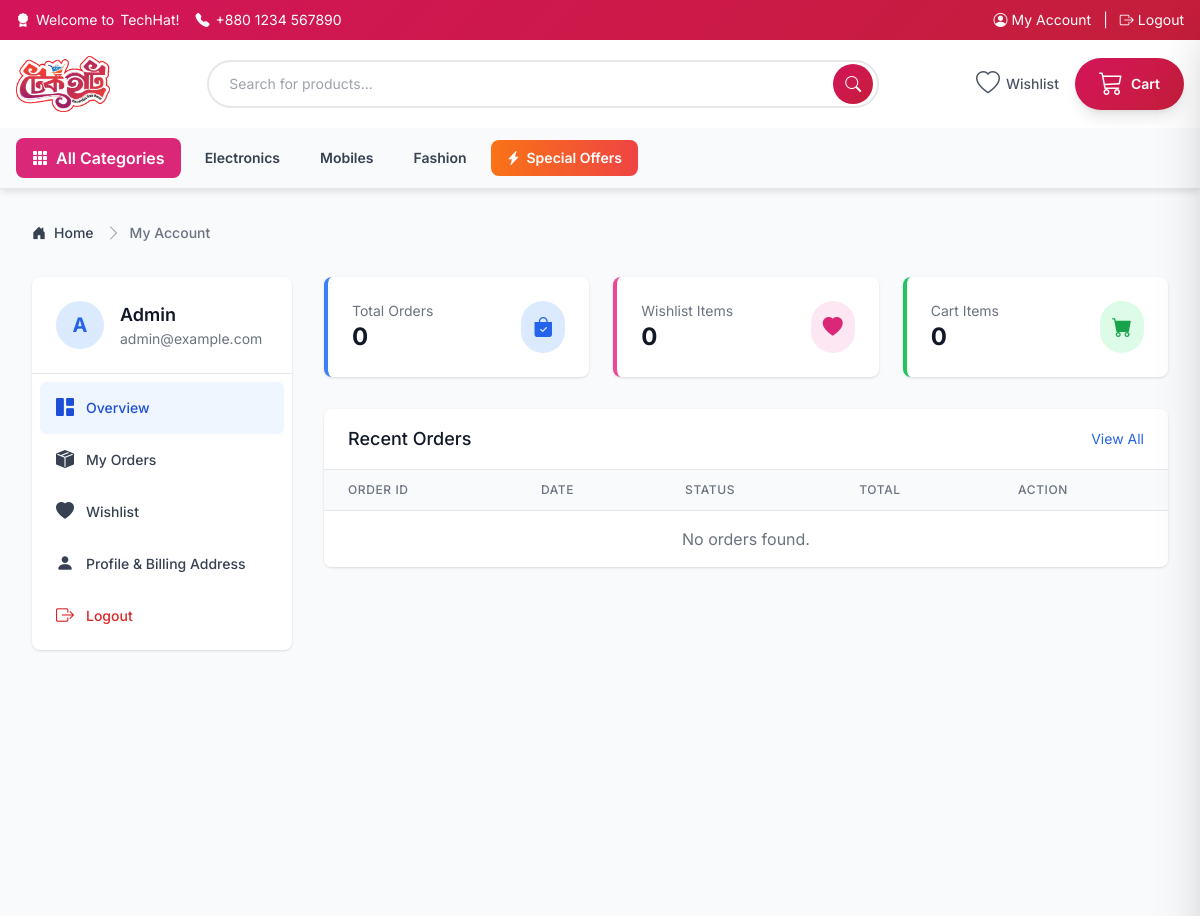
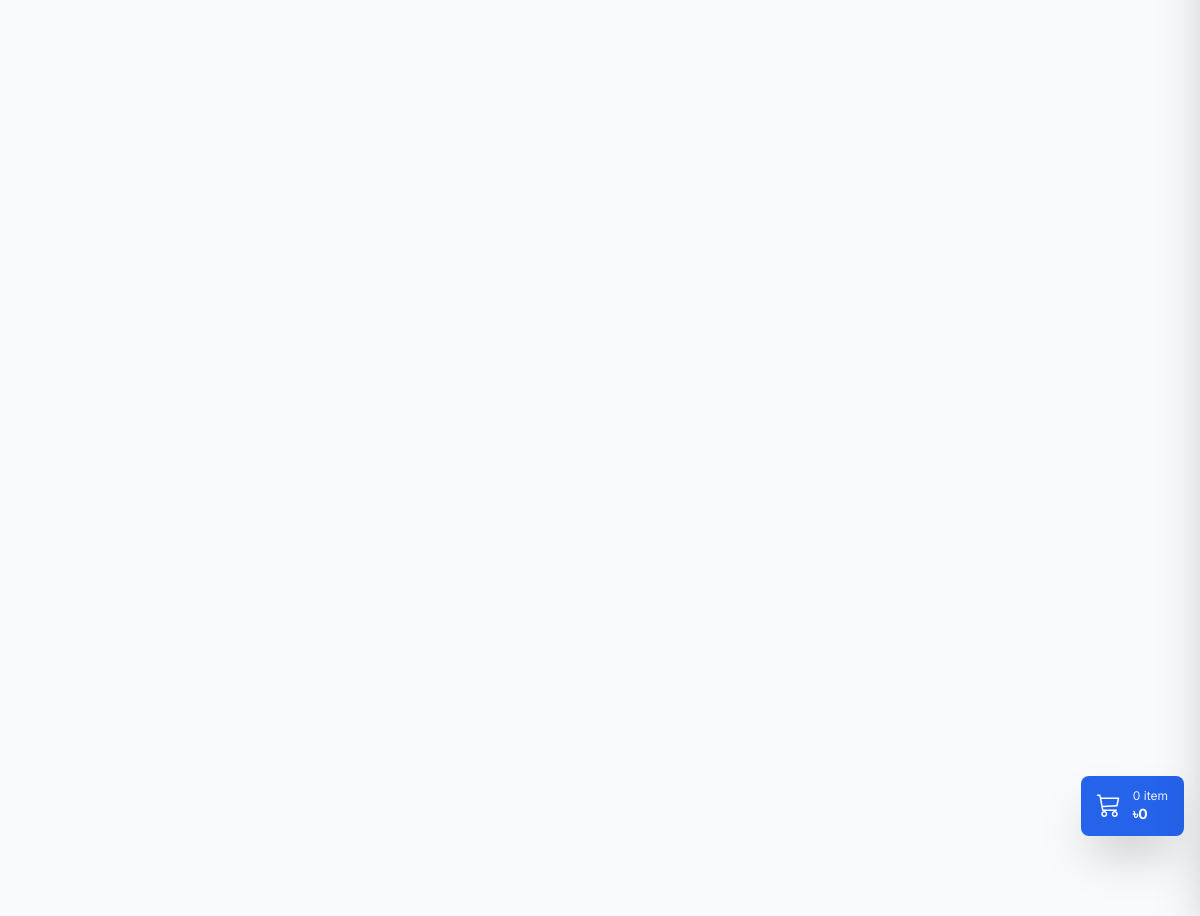
/dashboard.php (signed in), run on the app's committed database (2 pictures, top to bottom).
### tables this page shows
CREATE TABLE IF NOT EXISTS categories (
    id INT UNSIGNED AUTO_INCREMENT PRIMARY KEY,
    parent_id INT UNSIGNED NULL,
    name VARCHAR(150) NOT NULL,
    slug VARCHAR(180) NOT NULL UNIQUE,
    description TEXT,
    image VARCHAR(255),
    created_at DATETIME NOT NULL DEFAULT CURRENT_TIMESTAMP,
    updated_at DATETIME NOT NULL DEFAULT CURRENT_TIMESTAMP ON UPDATE CURRENT_TIMESTAMP,
    CONSTRAINT fk_categories_parent FOREIGN KEY (parent_id) REFERENCES categories(id) ON DELETE SET NULL,
    INDEX idx_categories_parent (parent_id)
);

CREATE TABLE IF NOT EXISTS users (
    id INT UNSIGNED AUTO_INCREMENT PRIMARY KEY,
    name VARCHAR(120) NOT NULL,
    email VARCHAR(190) NOT NULL UNIQUE,
    password VARCHAR(255) NOT NULL,
    phone VARCHAR(30),
    role ENUM('admin','user') NOT NULL DEFAULT 'user',
    status TINYINT(1) NOT NULL DEFAULT 1,
    image VARCHAR(255),
    created_at DATETIME NOT NULL DEFAULT CURRENT_TIMESTAMP,
    updated_at DATETIME NOT NULL DEFAULT CURRENT_TIMESTAMP ON UPDATE CURRENT_TIMESTAMP,
    INDEX idx_users_role (role)
);

### dashboard.php (the view, shortened to what this page needs)
<?php
require_once 'core/db.php';
$userId = current_user_id();
$stmt = $pdo->prepare("SELECT * FROM users WHERE id = ?");
$stmt->execute([$userId]);
$user = $stmt->fetch();
$stmtOrders = $pdo->prepare("SELECT * FROM orders WHERE user_id = ? ORDER BY created_at DESC");
$stmtOrders->execute([$userId]);
$orders = $stmtOrders->fetchAll();
$wishlist = [];
try {
    $stmtWishlist = $pdo->prepare("
        SELECT w.*, p.title, p.slug, p.id as product_id,
        (SELECT image_path FROM product_images WHERE product_id = p.id LIMIT 1) as thumb,
        (SELECT MIN(price) FROM product_variants WHERE product_id = p.id) as price
        FROM wishlist w
        JOIN products p ON w.product_id = p.id
        WHERE w.user_id = ?
    ");
    $stmtWishlist->execute([$userId]);
    $wishlist = $stmtWishlist->fetchAll();
} catch (Exception $e) {
}
$view = $_GET['view'] ?? 'overview';
require_once 'includes/header.php';
?>
<div class="bg-gray-50 min-h-screen py-8">
    <div class="max-w-7xl mx-auto px-4 sm:px-6 lg:px-8">
        <nav class="flex mb-8" aria-label="Breadcrumb">
            <ol class="inline-flex items-center space-x-1 md:space-x-3">
                <li class="inline-flex items-center">
                    <a href="index.php" class="inline-flex items-center text-sm font-medium text-gray-700 hover:text-blue-600">
                        <i class="bi bi-house-door-fill mr-2"></i>
                        Home
                    </a>
                </li>
                <li>
                    <div class="flex items-center">
                        <i class="bi bi-chevron-right text-gray-400"></i>
                        <span class="ml-1 text-sm font-medium text-gray-500 md:ml-2">My Account</span>
                    </div>
                </li>
            </ol>
        </nav>
        <div class="grid grid-cols-1 lg:grid-cols-4 gap-8">
            <div class="lg:col-span-1">
                <div class="bg-white shadow rounded-lg overflow-hidden">
                    <div class="p-6 border-b border-gray-200">
                        <div class="flex items-center gap-4">
                            <div class="h-12 w-12 rounded-full bg-blue-100 flex items-center justify-center text-blue-600 text-xl font-bold">
                                <?php echo strtoupper(substr($user['name'], 0, 1)); ?>
                            </div>
                            <div>
                                <h2 class="text-lg font-semibold text-gray-900"><?php echo htmlspecialchars($user['name']); ?></h2>
                                <p class="text-sm text-gray-500"><?php echo htmlspecialchars($user['email']); ?></p>
                            </div>
                        </div>
                    </div>
                    <nav class="p-2">
                        <a href="?view=overview" class="flex items-center px-4 py-3 text-sm font-medium rounded-md <?php echo $view === 'overview' ? 'bg-blue-50 text-blue-700' : 'text-gray-700 hover:bg-gray-50'; ?>">
                            <i class="bi bi-grid-1x2-fill mr-3 text-lg"></i>
                            Overview
                        </a>
                        <a href="?view=orders" class="flex items-center px-4 py-3 text-sm font-medium rounded-md <?php echo $view === 'orders' ? 'bg-blue-50 text-blue-700' : 'text-gray-700 hover:bg-gray-50'; ?>">
                            <i class="bi bi-box-seam-fill mr-3 text-lg"></i>
                            My Orders
                        </a>
                        <a href="?view=wishlist" class="flex items-center px-4 py-3 text-sm font-medium rounded-md <?php echo $view === 'wishlist' ? 'bg-blue-50 text-blue-700' : 'text-gray-700 hover:bg-gray-50'; ?>">
                            <i class="bi bi-heart-fill mr-3 text-lg"></i>
                            Wishlist
                        </a>
                        <a href="?view=profile" class="flex items-center px-4 py-3 text-sm font-medium rounded-md <?php echo $view === 'profile' ? 'bg-blue-50 text-blue-700' : 'text-gray-700 hover:bg-gray-50'; ?>">
                            <i class="bi bi-person-fill mr-3 text-lg"></i>
                            Profile & Billing Address
                        </a>
                        <a href="logout.php" class="flex items-center px-4 py-3 text-sm font-medium rounded-md text-red-600 hover:bg-red-50">
                            <i class="bi bi-box-arrow-right mr-3 text-lg"></i>
                            Logout
                        </a>
                    </nav>
                </div>
            </div>
            <div class="lg:col-span-3">
                <?php if ($view === 'overview'): ?>
                    <div class="grid grid-cols-1 md:grid-cols-3 gap-6 mb-8">
                        <div class="bg-white p-6 rounded-lg shadow border-l-4 border-blue-500">
                            <div class="flex items-center justify-between">
                                <div>
                                    <p class="text-sm text-gray-500">Total Orders</p>
                                    <p class="text-2xl font-bold text-gray-900"><?php echo count($orders); ?></p>
                                </div>
                                <div class="p-3 bg-blue-100 rounded-full text-blue-600">
                                    <i class="bi bi-bag-check-fill text-xl"></i>
                                </div>
                            </div>
                        </div>
                        <div class="bg-white p-6 rounded-lg shadow border-l-4 border-pink-500">
                            <div class="flex items-center justify-between">
                                <div>
                                    <p class="text-sm text-gray-500">Wishlist Items</p>
                                    <p class="text-2xl font-bold text-gray-900"><?php echo count($wishlist); ?></p>
                                </div>
                                <div class="p-3 bg-pink-100 rounded-full text-pink-600">
                                    <i class="bi bi-heart-fill text-xl"></i>
                                </div>
                            </div>
                        </div>
                        <div class="bg-white p-6 rounded-lg shadow border-l-4 border-green-500">
                            <div class="flex items-center justify-between">
                                <div>
                                    <p class="text-sm text-gray-500">Cart Items</p>
                                    <p class="text-2xl font-bold text-gray-900"><?php echo isset($_SESSION['cart']) ? array_sum($_SESSION['cart']) : 0; ?></p>
                                </div>
                                <div class="p-3 bg-green-100 rounded-full text-green-600">
                                    <i class="bi bi-cart-fill text-xl"></i>
                                </div>
                            </div>
                        </div>
                    </div>
                    <div class="bg-white shadow rounded-lg overflow-hidden">
                        <div class="px-6 py-4 border-b border-gray-200 flex justify-between items-center">
                            <h3 class="text-lg font-medium text-gray-900">Recent Orders</h3>
                            <a href="?view=orders" class="text-sm text-blue-600 hover:text-blue-800">View All</a>
                        </div>
                        <div class="overflow-x-auto">
                            <table class="min-w-full divide-y divide-gray-200">
                                <thead class="bg-gray-50">
                                    <tr>
                                        <th class="px-6 py-3 text-left text-xs font-medium text-gray-500 uppercase tracking-wider">Order ID</th>
                                        <th class="px-6 py-3 text-left text-xs font-medium text-gray-500 uppercase tracking-wider">Date</th>
                                        <th class="px-6 py-3 text-left text-xs font-medium text-gray-500 uppercase tracking-wider">Status</th>
                                        <th class="px-6 py-3 text-left text-xs font-medium text-gray-500 uppercase tracking-wider">Total</th>
                                        <th class="px-6 py-3 text-left text-xs font-medium text-gray-500 uppercase tracking-wider">Action</th>
                                    </tr>
                                </thead>
                                <tbody class="bg-white divide-y divide-gray-200">
                                    <?php if (empty($orders)): ?>
                                        <tr>
                                            <td colspan="5" class="px-6 py-4 text-center text-gray-500">No orders found.</td>
                                        </tr>
                                    <?php endif; ?>
                                </tbody>
                            </table>
                        </div>
                    </div>
                <?php endif; ?>
            </div>
        </div>
    </div>
</div>
</body>
</html>

### includes/header.php (shortened to what this page needs)
<?php
require_once __DIR__ . '/../core/db.php';
try {
    $stmtCatHeader = $pdo->query("SELECT * FROM categories LIMIT 10");
    $categoriesHeader = $stmtCatHeader->fetchAll();
} catch (Exception $e) { $categoriesHeader = []; }
try {
    $settingsStmt = $pdo->query("SELECT setting_key, setting_value FROM homepage_settings");
    $settingsData = $settingsStmt->fetchAll();
    $settings = [];
    foreach($settingsData as $row) {
        $settings[$row['setting_key']] = $row['setting_value'];
    }
} catch (Exception $e) { $settings = []; }
?>
<!DOCTYPE html>
<html lang="en">
<head>
    <script src="https://cdn.tailwindcss.com"></script>
    <link rel="stylesheet" href="https://cdn.jsdelivr.net/npm/bootstrap-icons@1.11.1/font/bootstrap-icons.css">
</head>
<body>
<div id="headerSpacer"></div>
<header id="mainHeader">
    <div id="topBar" class="accent-primary text-white py-2.5">
        <div class="max-w-7xl mx-auto px-4">
            <div class="flex flex-wrap items-center justify-between text-xs md:text-sm gap-2">
                <div class="flex items-center gap-4">
                    <span class="flex items-center gap-1.5">
                        <i class="bi bi-award-fill"></i>
                        <span class="hidden sm:inline">Welcome to</span> <?php echo htmlspecialchars($settings['site_name'] ?? 'TechHat'); ?>!
                    </span>
                    <span class="hidden md:flex items-center gap-1.5">
                        <i class="bi bi-telephone-fill"></i>
                        <?php echo htmlspecialchars($settings['footer_phone'] ?? '09678-300400'); ?>
                    </span>
                </div>
                <div class="flex items-center gap-3">
                    <?php if(isset($_SESSION['user_id'])): ?>
                        <a href="dashboard.php" class="hover:opacity-80 transition flex items-center gap-1">
                            <i class="bi bi-person-circle"></i> <span class="hidden sm:inline">My Account</span>
                        </a>
                        <span class="hidden sm:inline">|</span>
                        <a href="logout.php" class="hover:opacity-80 transition flex items-center gap-1">
                            <i class="bi bi-box-arrow-right"></i> <span class="hidden sm:inline">Logout</span>
                        </a>
                    <?php endif; ?>
                </div>
            </div>
        </div>
    </div>
    <div class="bg-white relative z-20">
        <div class="max-w-7xl mx-auto px-4 py-3 md:py-4">
            <div class="flex items-center justify-between gap-3 md:gap-4">
                <a href="index.php" class="flex-shrink-0">
                    <img src="assets/images/techhat.png"
                         alt="TechHat"
                         class="h-10 md:h-14 w-auto transition-transform hover:scale-105"
                         onerror="this.src='https://placehold.co/150x50?text=TechHat'">
                </a>
                <div class="hidden md:block flex-1 max-w-xl lg:max-w-2xl">
                    <form action="search.php" method="GET" class="relative">
                        <input type="text" name="search" placeholder="Search for products..."
                               class="w-full px-5 py-3 pr-14 rounded-full border-2 border-gray-200 focus:border-pink-500 focus:outline-none transition-all placeholder-gray-400 text-sm">
                        <button type="submit" class="absolute right-1.5 top-1/2 -translate-y-1/2 accent-primary text-white w-10 h-10 rounded-full hover:opacity-90 flex items-center justify-center">
                            <i class="bi bi-search"></i>
                        </button>
                    </form>
                </div>
                <div class="flex items-center gap-2 md:gap-4">
                    <a href="dashboard.php#wishlist" class="hidden sm:flex items-center gap-1.5 text-gray-600 hover:text-pink-600 group relative">
                        <i class="bi bi-heart text-2xl group-hover:scale-110 transition-transform"></i>
                        <span class="hidden lg:block text-sm font-medium">Wishlist</span>
                    </a>
                    <a href="cart.php" class="relative flex items-center gap-2 accent-primary text-white px-4 md:px-6 py-2 md:py-2.5 rounded-full hover:opacity-90 shadow-lg font-semibold">
                        <i class="bi bi-cart3 text-xl md:text-2xl"></i>
                        <span class="hidden md:inline text-sm">Cart</span>
                    </a>
                </div>
            </div>
        </div>
    </div>
    <div id="categoriesNav" class="bg-gray-50 border-b border-gray-200">
        <div class="max-w-7xl mx-auto px-4">
            <div class="flex items-center gap-2 overflow-x-auto py-2.5 scrollbar-hide">
                <a href="categories.php" class="flex-shrink-0 flex items-center gap-2 bg-pink-600 text-white px-4 py-2 rounded-lg font-semibold hover:bg-pink-700 transition-all">
                    <i class="bi bi-grid-3x3-gap-fill"></i>
                    <span class="hidden sm:inline">All Categories</span>
                </a>
                <?php foreach($categoriesHeader as $c): ?>
                <a href="category.php?id=<?php echo $c['id']; ?>" class="flex-shrink-0 px-4 py-2 rounded-lg text-sm font-semibold whitespace-nowrap text-gray-700 hover:bg-pink-600 hover:text-white transition-all">
                    <?php echo htmlspecialchars($c['name']); ?>
                </a>
                <?php endforeach; ?>
                <a href="category.php?offers=1" class="flex-shrink-0 flex items-center gap-1.5 px-4 py-2 rounded-lg text-sm font-semibold whitespace-nowrap bg-gradient-to-r from-orange-500 to-red-500 text-white hover:shadow-lg transition-all">
                    <i class="bi bi-lightning-charge-fill"></i> Special Offers
                </a>
            </div>
        </div>
    </div>
</header>
<?php
if (file_exists(__DIR__ . '/cart-widget.php')) include __DIR__ . '/cart-widget.php';
?>
</body>
</html>

### data on the page
categories: name "Electronics"
categories: name "Mobiles"
categories: name "Fashion"
users: name "A", name "Admin", email "admin@example.com"

### other printed values
$settings['site_name'] "TechHat"
$settings['footer_phone'] "+880 1234 567890"
$cartCount "0"
$cartTotal "0"
count($orders) "0"
count($wishlist) "0"
